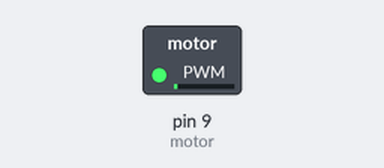
A sketch run on a simulated Arduino Uno, built with avr-gcc and run on an emulated ATmega328P. Shown: switched loads named in the sketch (green lamp = pin HIGH).

Above: at 0.05 s.
At 1.55 s:
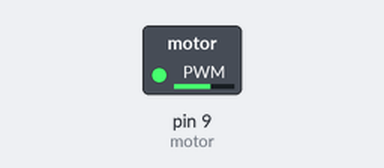
At 2.8 s:
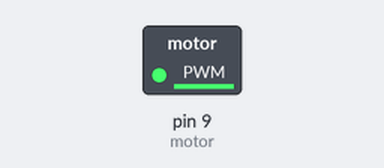
At 5.55 s:
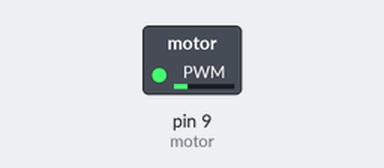
Timing chart, 0 to 9.2 s (numbered marks = the images above):
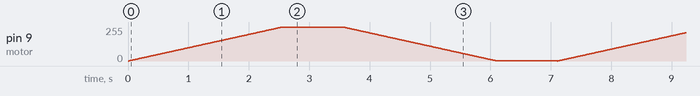

The sketch:

blinkMotors.ino
```cpp
int motor = 9;


void setup(){
  pinMode(motor, OUTPUT);
}

void loop(){
  for(int i = 0; i < 255; i++){
    analogWrite(motor,i);
    delay(10);
  }
  delay(1000);

  for(int i = 255; i > 0; i--){
    analogWrite(motor,i);
    delay(10);
  }
  delay(1000);
}
```
